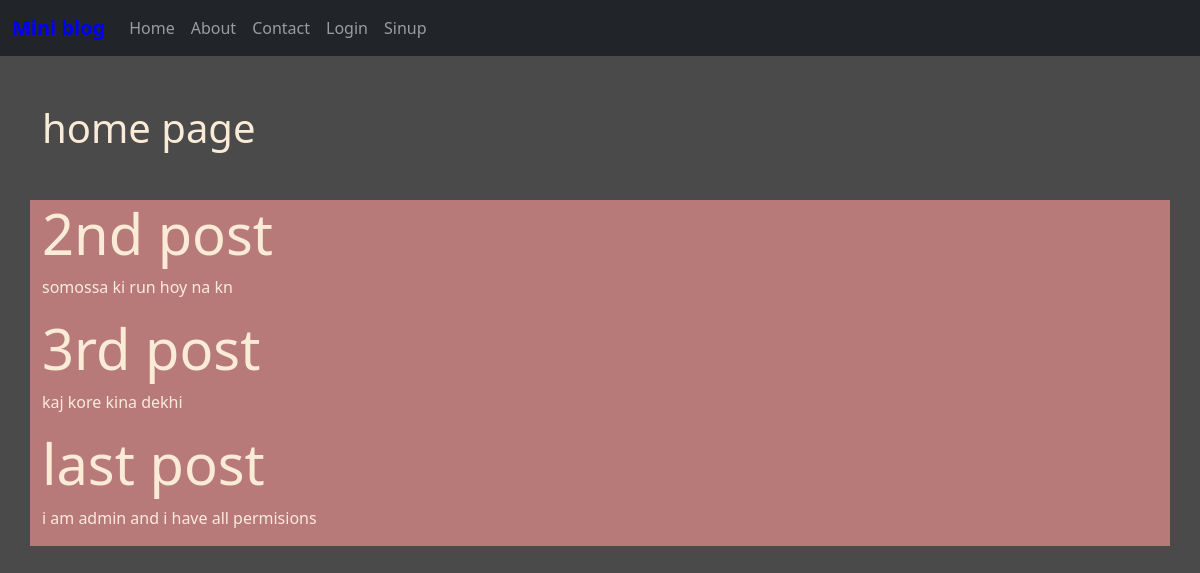
/home/, run on the app's committed database.
### blog/models.py (models this page shows)
class Post(models.Model):
    title=models.CharField(max_length=150)
    desc=models.TextField()

### blog/views.py (the view)
# urls.py: path('home/',views.home,name='home'),
def home(request):
    post=Post.objects.all()
    return render(request,'home.html',{'post':post})

### blog/templates/home.html (shortened to what this page needs)
{% extends 'base.html' %}
{% load static %}
    {% block content %}
    <h1 class="test-white my-5">home page</h1>
    {% for fm in post %}
    <div class="jumbo-color">
    <div class=" jumbo-color">
        <h1 class="display-4 ">{{fm.title}}</h1>
        <p class="jumbo-color">{{fm.desc}}</p>
    </div>
    {% endfor %}
    {% endblock %}

### blog/templates/base.html (shortened to what this page needs)
<DOCTYPE html>
    {% load static %}
    <html lang="en">
        <head>
            <link rel="stylesheet" href="{% static 'css/bootstrap.css' %}">
            <link rel="stylesheet" href="{% static 'css/style.css' %}">
        </head>
        <body>
            <div class="container-fluid bg-dark">
                {% include 'navbar.html' %}
            </div>
            <div class="container">
             <div class="row">
                {% block content %}{% endblock  %}
            </div>
            </div>
        </body>
        </html>

### blog/templates/navbar.html (shortened to what this page needs)
<nav class="navbar navbar-expand-lg navbar-dark bg-dark">
    <a class="navbar-brand"   ><b>Mini blog</b></a>
    <div class="collapse navbar-collapse" id="navbarNav">
      <ul class="navbar-nav">
        <li class="nav-item active">
          <a class="nav-link" href="{% url 'home' %}">Home </a>
        </li>
        <li class="nav-item">
          <a class="nav-link" href="{% url 'about' %}">About</a>
        </li>
        <li class="nav-item">
          <a class="nav-link" href="{% url 'contact' %}">Contact</a>
        </li>
        {% if request.user.is_authenticated %}
         <li class="nav-item">
            <a class="nav-link" href="{% url 'dashboard' %}">Dashboard</a>
          </li>
          <li class="nav-item">
            <a class="nav-link" href="{% url 'logout' %}">Logout</a>
          </li>
          <button type="button" class="btn btn-primary btn-lg">{{ user.username }}</button>
          {% else %}
          <li class="nav-item">
            <a class="nav-link" href="{% url 'login' %}">Login</a>
          </li>
          <li class="nav-item">
            <a class="nav-link" href="{% url 'sinup' %}">Sinup</a>
          </li>
       {% endif %}
      </ul>
    </div>
  </nav>

### blog/static/css/style.css (style rules this page uses)
body { background-color: rgb(75,74,74); color: antiquewhite; }
.jumbo-color { background-color: rgb(184, 121, 121); }
b { color: blue; }

### data on the page
Post: title "2nd post", desc "somossa ki run hoy na kn"
Post: title "3rd post", desc "kaj kore kina dekhi"
Post: title "last post", desc "i am admin and i have all permisions"
